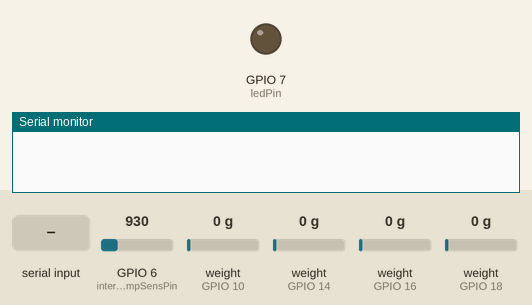
This sketch was run on a simulated ESP32-S3. Parts: output pins drawn as LEDs (lit = HIGH), the last lines printed to the serial monitor. The inputs (shaded band) are chosen by the test bench; at power-on: GPIO 6 (internalTempSensPin) = 930, weight on the scale (sensors on GPIO 10, GPIO 14, GPIO 16, GPIO 18) 0 g.

Above: at 0.1 s.
At 10.8 s:
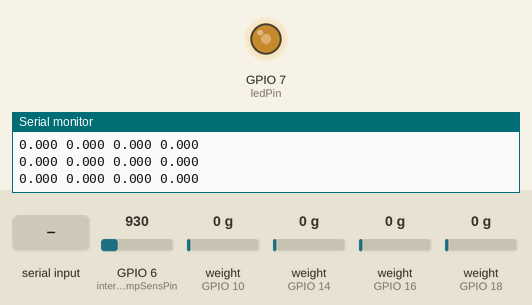
10.9 s: "0" received over Serial
At 11.5 s:
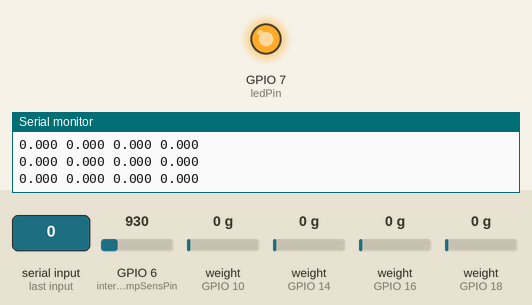
Timing chart, 0 to 19.9 s (numbered marks = the images above; inputs shaded):
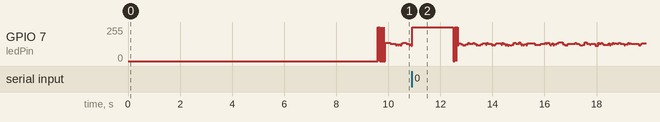

The sketch:

main.ino
```cpp
#include "PinLayouts.h"
#include "arduino/avr/pgmspace.h"
#include "HX711_ADC.h"


#define baudRate 115200
#define interval 10
#define tempCons 10       // 10mV/deg
#define alfa 0.999

// Load Cell Calibration Values
#define calValue_1 43.0
#define calValue_2 43.0
#define calValue_3 43.0
#define calValue_4 43.0

// Timer
unsigned long previousMillis = 0;

double intTempRaw = 0.0, intTemp = 0.0;

// Load Cell Parameters
HX711_ADC LoadCell_1(lc1DoutPin, lc1SckPin);
HX711_ADC LoadCell_2(lc2DoutPin, lc2SckPin);
HX711_ADC LoadCell_3(lc3DoutPin, lc3SckPin);
HX711_ADC LoadCell_4(lc4DoutPin, lc4SckPin);

double w1 = 0.0, w2 = 0.0, w3 = 0.0, w4 = 0.0, totalW = 0.0;
long stabilisingTime = 2000;
int loadCellStabilisingCount = 0;        // first 500 count, load cell values will be 0 because of prevent to exeed max load limit
bool isloadCellStabilisingCount = true;  // if true, then count (it is not required to continue counting if loadCellStabilisingCount exeed its limit)
byte loadcell_1_rdy = 0, loadcell_2_rdy = 0, loadcell_3_rdy = 0, loadcell_4_rdy = 0;

bool errorDetected = false;
double errorThreshold = 10.0;

void setup()
{
  pinMode(ledPin, OUTPUT);
  pinMode(internalTempSensPin, INPUT);

  digitalWrite(ledPin, LOW);
  digitalWrite(internalTempSensPin, LOW);

  // Load Cell Init
  LoadCell_1.begin();
  LoadCell_2.begin();
  LoadCell_3.begin();
  LoadCell_4.begin();

  while ((loadcell_1_rdy + loadcell_2_rdy + loadcell_3_rdy + loadcell_4_rdy) < 2.5)
  {
    if (!loadcell_1_rdy) loadcell_1_rdy = LoadCell_1.startMultiple(stabilisingTime);
    if (!loadcell_2_rdy) loadcell_2_rdy = LoadCell_2.startMultiple(stabilisingTime);
    if (!loadcell_3_rdy) loadcell_3_rdy = LoadCell_3.startMultiple(stabilisingTime);
    if (!loadcell_4_rdy) loadcell_4_rdy = LoadCell_4.startMultiple(stabilisingTime);
  }

  // Load Cell Calibration
  LoadCell_1.setCalFactor(calValue_1);
  LoadCell_2.setCalFactor(calValue_2);
  LoadCell_3.setCalFactor(calValue_3);
  LoadCell_4.setCalFactor(calValue_4);

  Serial.begin(baudRate);
}

void loop()
{
  getInternalTemp();
  getWeights();

  unsigned long currentMillis = millis();
  if (currentMillis - previousMillis >= interval)
  {
    previousMillis = currentMillis;

    serialWrite();
    ledBlink();
  }

  if (Serial.available())
  {
    char temp = Serial.read();
    if (temp == '0')
    {
       LoadCell_1.tare();
       LoadCell_2.tare();
       LoadCell_3.tare();
       LoadCell_4.tare();
    }
  }
}

void getInternalTemp()
{
  intTempRaw = ((analogRead(internalTempSensPin) * 3300.0 / 1023.0) - 500) / tempCons;
  intTemp = intTemp * alfa + intTempRaw * (1.0 - alfa);
}

void ledBlink()
{
  if (digitalRead(ledPin)) digitalWrite(ledPin, LOW);
  else digitalWrite(ledPin, HIGH);
}

void getWeights()
{
  LoadCell_1.update();
  LoadCell_2.update();
  LoadCell_3.update();
  LoadCell_4.update();

  w1 = LoadCell_1.getData() / 1000.0; // kg
  // if (w1 < 0.05) w1 = 0.0;
  if (w1 >= 49.9) w1 = 49.9;
  w2 = LoadCell_2.getData() / 1000.0; // kg
  // if (w2 < 0.05) w2 = 0.0;
  if (w2 >= 49.9) w2 = 49.9;
  w3 = LoadCell_3.getData() / 1000.0; // kg
  // if (w3 < 0.05) w3 = 0.0;
  if (w3 >= 49.9) w3 = 49.9;
  w4 = LoadCell_4.getData() / 1000.0; // kg
  // if (w4 < 0.05) w4 = 0.0;
  if (w4 >= 49.9) w4 = 49.9;

  // only count first 250 count in order to wait load cell calibration, after 250 count, stop counting
  if (isloadCellStabilisingCount) loadCellStabilisingCount++;
  if (loadCellStabilisingCount <= 250)
  {
    w1 = 0.0;
    w2 = 0.0;
    w3 = 0.0;
    w4 = 0.0;
  }
  else isloadCellStabilisingCount = false;

  if (w1 > errorThreshold) errorDetected = true;
  else if (w2 > errorThreshold) errorDetected = true;
  else if (w3 > errorThreshold) errorDetected = true;
  else if (w4 > errorThreshold) errorDetected = true;

  totalW = w1 + w2 + w3 + w4;
  if (totalW > 4 * errorThreshold) errorDetected = true;
}

void serialWrite()
{

  if (abs(w1 + w2 + w3 + w4) <= .5)
  {
    w1 = w2 = w3 = w4 = 0;
  }

  Serial.print(w4, 3);
  Serial.print(" ");
  Serial.print(w2, 3);
  Serial.print(" ");
  Serial.print(w1, 3);
  Serial.print(" ");
  Serial.println(w3, 3);


  /*
  Serial.print("Int Temp, [C]: ");
  Serial.print(intTemp);
  Serial.print(" Load Cell1, [kg]: ");
  if (w1 < 10.0) Serial.print("0");
  Serial.print(w1);
  Serial.print(" Load Cell2, [kg]: ");
  if (w2 < 10.0) Serial.print("0");
  Serial.print(w2);
  Serial.print(" Load Cell3, [kg]: ");
  if (w3 < 10.0) Serial.print("0");
  Serial.print(w3);
  Serial.print(" Load Cell4, [kg]: ");
  if (w4 < 10.0) Serial.print("0");
  Serial.print(w4);
  Serial.print(" Total Weight, [kg]: ");
  if (totalW < 10.0) Serial.print("00");
  else if (totalW >= 10.0 && totalW < 100.0) Serial.print("0");
  Serial.print(totalW);
  Serial.print(" ERROR STATUS: ");
  Serial.println(errorDetected);
  */

}
```

PinLayouts.h
```cpp
// Header file containing pinout configurations for the Bilintek Static Platform Main & ADC Boards
#pragma once

// Digital Pins
#define ledPin 7                // PA07 (Pin8)
#define sdaPin 8                // PA08 (Pin11)
#define sclPin 9                // PA09 (Pin12)

#define lc1ConPin 27            // PA27 (Pin25)
#define lc1DoutPin 18           // PA18 (Pin19)
#define lc1SckPin 19            // PA19 (Pin20)
#define lc1GpioPin 2            // PA02 (Pin3)

#define lc2ConPin 23            // PA23 (Pin22)
#define lc2DoutPin 14           // PA14 (Pin15)
#define lc2SckPin 15            // PA15 (Pin16)
#define lc2GpioPin 3            // PA03 (Pin4)

#define lc3ConPin 28            // PA28 (Pin27)
#define lc3DoutPin 16           // PA16 (Pin17)
#define lc3SckPin 17            // PA17 (Pin18)
#define lc3GpioPin 4            // PA04 (Pin5)

#define lc4ConPin 22            // PA22 (Pin21)
#define lc4DoutPin 10           // PA10 (Pin13)
#define lc4SckPin 11            // PA11 (Pin14)
#define lc4GpioPin 5            // PA05 (Pin6)

// Analog Pins
#define internalTempSensPin 6   // PA06 (Pin7)
```
